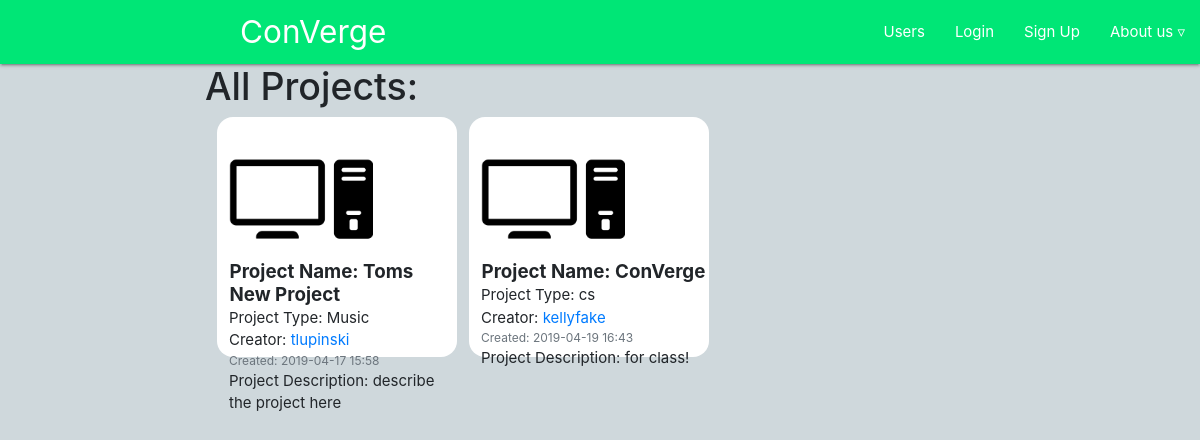
Before: /publicDashboard/ with the older database file.
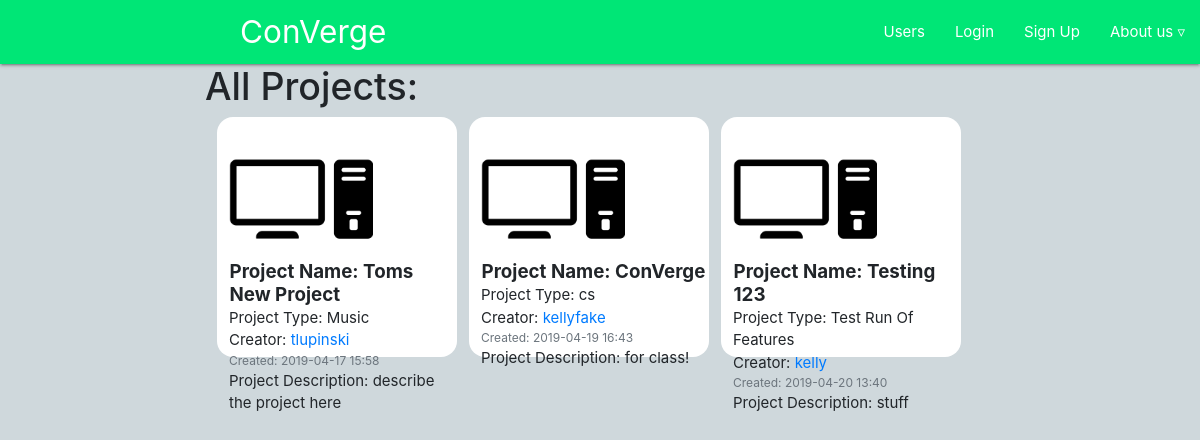
After: the same page with the newer database file.
### users/models.py (models this page shows, shortened)
class Project(models.Model):
      dateTime = models.CharField(max_length=100)
      creator = models.ForeignKey(Profile, on_delete=models.CASCADE)
      projectName = models.CharField(max_length=100)
      projectType = models.CharField(max_length=100)
      projectDescription = models.CharField(max_length=500)
      textArea = models.TextField(max_length=10000,default="add info / planning here")
      projectPicture = models.ImageField(default='pics/defaultProject.png',upload_to='pics/')

class Profile(models.Model):
    user = models.OneToOneField(User, on_delete=models.CASCADE) #pics is the directory in the MEDIA directory to be saved
    image = models.ImageField(default='pics/default.png',upload_to='pics/') #needs pillow to be installed
    userDescription = models.CharField('User description', max_length=1000, default='tell us about yourself')
    userInterests = models.CharField('User interests', max_length=250, default='list your interests')

### users/views.py (the view)
# urls.py: path('publicDashboard/',user_views.dashboard,name="dash"),
def dashboard(request):
    projects = Project.objects.all() #from db
    return render(request,'users/dashboard.html',{'proj':projects})

### users/templates/users/dashboard.html (shortened to what this page needs)
{% extends "main/header.html" %}
{% block content%}
<div class="row" id="main1">
  <div class="col-2"></div>
  <div class="col-9">
    <div>
      <h1>All Projects: </h1>
      {% for x in proj %}
      <div class="media1">
        <a href="/projectPage?proj1={{x.projectName}}"><img class="account-img"  src="{{x.projectPicture.url}}"></a>
        <div>
          <h5><strong>Project Name: {{x.projectName}}</strong></h5>
          <p>Project Type: {{x.projectType}}</p>
          <p>Creator: <a href="/allUsers?name1={{x.creator.user}}"> {{x.creator.user}} </a></p>
          <p class="text-muted small">Created: {{x.dateTime}}</p>
          <p>Project Description: {{x.projectDescription}}</p>
        </div>
      </div>
      {% endfor %}
    </div>
  </div>
</div>
{% endblock%}

Changed rows visible on the page:
added Project: projectPicture (placeholder picture), projectName "Testing 123", projectType "Test Run Of Features", creator.user "kelly", dateTime "2019-04-20 13:40", projectDescription "stuff"
